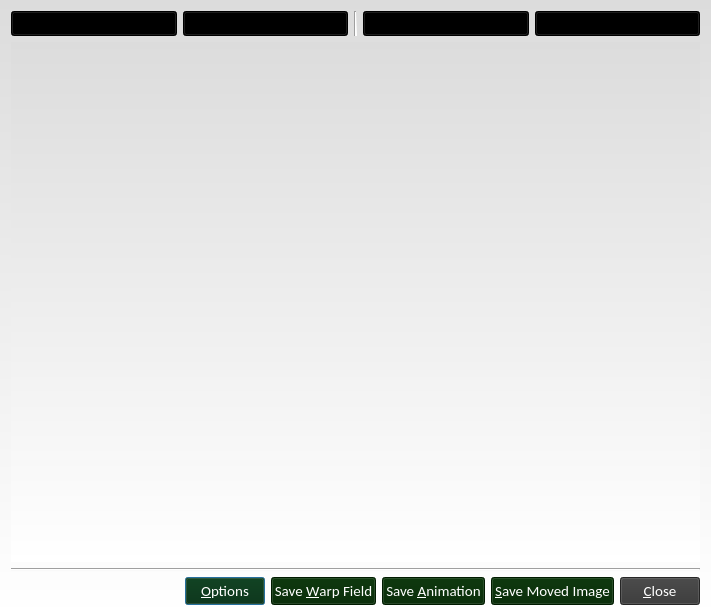
<?xml version="1.0" encoding="UTF-8"?>
<ui version="4.0">
 <class>ProstalignResults</class>
 <widget class="QDialog" name="ProstalignResults">
  <property name="geometry">
   <rect>
    <x>0</x>
    <y>0</y>
    <width>711</width>
    <height>616</height>
   </rect>
  </property>
  <property name="font">
   <font>
    <family>Calibri</family>
    <pointsize>10</pointsize>
   </font>
  </property>
  <property name="windowTitle">
   <string>Registration Results</string>
  </property>
  <property name="styleSheet">
   <string notr="true">background-color: qlineargradient(spread:pad, x1:0, y1:0, x2:0, y2:1, stop:0 rgba(220, 220, 220, 255), stop:1 rgba(255, 255, 255, 255));</string>
  </property>
  <layout class="QVBoxLayout" name="verticalLayout">
   <item>
    <layout class="QHBoxLayout" name="horizontalLayout">
     <item>
      <layout class="QVBoxLayout" name="verticalLayout_2">
       <item>
        <layout class="QHBoxLayout" name="horizontalLayout_3">
         <item>
          <widget class="QComboBox" name="leftImageComboBox">
           <property name="font">
            <font>
             <family>Calibri</family>
             <pointsize>10</pointsize>
            </font>
           </property>
           <property name="currentIndex">
            <number>3</number>
           </property>
           <item>
            <property name="text">
             <string>Fixed Image</string>
            </property>
           </item>
           <item>
            <property name="text">
             <string>Moving Image</string>
            </property>
           </item>
           <item>
            <property name="text">
             <string>Moved Image</string>
            </property>
           </item>
           <item>
            <property name="text">
             <string>(None)</string>
            </property>
           </item>
          </widget>
         </item>
         <item>
          <widget class="QComboBox" name="leftCheckerboardComboBox">
           <property name="font">
            <font>
             <family>Calibri</family>
             <pointsize>10</pointsize>
            </font>
           </property>
           <item>
            <property name="text">
             <string>No Checkerboard</string>
            </property>
           </item>
           <item>
            <property name="text">
             <string>Horizontal Checkerboard</string>
            </property>
           </item>
           <item>
            <property name="text">
             <string>Vertical Checkerboard</string>
            </property>
           </item>
           <item>
            <property name="text">
             <string>Combined Checkerboard</string>
            </property>
           </item>
          </widget>
         </item>
         <item>
          <widget class="Line" name="line">
           <property name="orientation">
            <enum>Qt::Vertical</enum>
           </property>
          </widget>
         </item>
         <item>
          <widget class="QComboBox" name="rightImageComboBox">
           <property name="font">
            <font>
             <family>Calibri</family>
             <pointsize>10</pointsize>
            </font>
           </property>
           <property name="currentIndex">
            <number>3</number>
           </property>
           <item>
            <property name="text">
             <string>Fixed Image</string>
            </property>
           </item>
           <item>
            <property name="text">
             <string>Moving Image</string>
            </property>
           </item>
           <item>
            <property name="text">
             <string>Moved Image</string>
            </property>
           </item>
           <item>
            <property name="text">
             <string>(None)</string>
            </property>
           </item>
          </widget>
         </item>
         <item>
          <widget class="QComboBox" name="rightCheckerboardComboBox">
           <property name="font">
            <font>
             <family>Calibri</family>
             <pointsize>10</pointsize>
            </font>
           </property>
           <item>
            <property name="text">
             <string>No Checkerboard</string>
            </property>
           </item>
           <item>
            <property name="text">
             <string>Horizontal Checkerboard</string>
            </property>
           </item>
           <item>
            <property name="text">
             <string>Vertical Checkerboard</string>
            </property>
           </item>
           <item>
            <property name="text">
             <string>Combined Checkerboard</string>
            </property>
           </item>
          </widget>
         </item>
        </layout>
       </item>
       <item>
        <widget class="QVTKWidget" name="resultsWidget" native="true">
         <property name="sizePolicy">
          <sizepolicy hsizetype="Preferred" vsizetype="Expanding">
           <horstretch>0</horstretch>
           <verstretch>0</verstretch>
          </sizepolicy>
         </property>
        </widget>
       </item>
      </layout>
     </item>
    </layout>
   </item>
   <item>
    <widget class="Line" name="line_2">
     <property name="orientation">
      <enum>Qt::Horizontal</enum>
     </property>
    </widget>
   </item>
   <item>
    <layout class="QHBoxLayout" name="m_ButtonHorizontalLayout">
     <item>
      <spacer name="horizontalSpacer">
       <property name="orientation">
        <enum>Qt::Horizontal</enum>
       </property>
       <property name="sizeHint" stdset="0">
        <size>
         <width>40</width>
         <height>20</height>
        </size>
       </property>
      </spacer>
     </item>
     <item>
      <widget class="QPushButton" name="pushButton">
       <property name="font">
        <font>
         <family>Calibri</family>
         <pointsize>11</pointsize>
        </font>
       </property>
       <property name="styleSheet">
        <string notr="true">background-color: rgb(0, 38, 0);
color: rgb(255, 255, 255);</string>
       </property>
       <property name="text">
        <string>&amp;Options</string>
       </property>
      </widget>
     </item>
     <item>
      <widget class="QPushButton" name="m_SaveWarpFieldButton">
       <property name="font">
        <font>
         <family>Calibri</family>
         <pointsize>11</pointsize>
        </font>
       </property>
       <property name="styleSheet">
        <string notr="true">background-color: rgb(0, 38, 0);
color: rgb(255, 255, 255);</string>
       </property>
       <property name="text">
        <string>Save &amp;Warp Field</string>
       </property>
      </widget>
     </item>
     <item>
      <widget class="QPushButton" name="m_SaveAnimationButton">
       <property name="font">
        <font>
         <family>Calibri</family>
         <pointsize>11</pointsize>
        </font>
       </property>
       <property name="styleSheet">
        <string notr="true">background-color: rgb(0, 38, 0);
color: rgb(255, 255, 255);</string>
       </property>
       <property name="text">
        <string>Save &amp;Animation</string>
       </property>
      </widget>
     </item>
     <item>
      <widget class="QPushButton" name="m_SaveMovedImageButton">
       <property name="font">
        <font>
         <family>Calibri</family>
         <pointsize>11</pointsize>
        </font>
       </property>
       <property name="styleSheet">
        <string notr="true">background-color: rgb(0, 38, 0);
color: rgb(255, 255, 255);</string>
       </property>
       <property name="text">
        <string>&amp;Save Moved Image</string>
       </property>
      </widget>
     </item>
     <item>
      <widget class="QPushButton" name="m_CloseButton">
       <property name="font">
        <font>
         <family>Calibri</family>
         <pointsize>11</pointsize>
        </font>
       </property>
       <property name="styleSheet">
        <string notr="true">background-color: rgb(53, 53, 53);
color: rgb(255, 255, 255);</string>
       </property>
       <property name="text">
        <string>&amp;Close</string>
       </property>
      </widget>
     </item>
    </layout>
   </item>
  </layout>
 </widget>
 <customwidgets>
  <customwidget>
   <class>QVTKWidget</class>
   <extends>QWidget</extends>
   <header>QVTKWidget.h</header>
  </customwidget>
 </customwidgets>
 <tabstops>
  <tabstop>leftImageComboBox</tabstop>
  <tabstop>leftCheckerboardComboBox</tabstop>
  <tabstop>rightImageComboBox</tabstop>
  <tabstop>rightCheckerboardComboBox</tabstop>
 </tabstops>
 <resources/>
 <connections>
  <connection>
   <sender>leftImageComboBox</sender>
   <signal>currentIndexChanged(QString)</signal>
   <receiver>ProstalignResults</receiver>
   <slot>SlotLeftImageComboChanged(QString)</slot>
   <hints>
    <hint type="sourcelabel">
     <x>79</x>
     <y>23</y>
    </hint>
    <hint type="destinationlabel">
     <x>94</x>
     <y>202</y>
    </hint>
   </hints>
  </connection>
  <connection>
   <sender>rightImageComboBox</sender>
   <signal>currentIndexChanged(QString)</signal>
   <receiver>ProstalignResults</receiver>
   <slot>SlotRightImageComboChanged(QString)</slot>
   <hints>
    <hint type="sourcelabel">
     <x>523</x>
     <y>30</y>
    </hint>
    <hint type="destinationlabel">
     <x>403</x>
     <y>75</y>
    </hint>
   </hints>
  </connection>
  <connection>
   <sender>leftCheckerboardComboBox</sender>
   <signal>currentIndexChanged(QString)</signal>
   <receiver>ProstalignResults</receiver>
   <slot>SlotLeftCheckerboardComboChanged(QString)</slot>
   <hints>
    <hint type="sourcelabel">
     <x>237</x>
     <y>22</y>
    </hint>
    <hint type="destinationlabel">
     <x>239</x>
     <y>166</y>
    </hint>
   </hints>
  </connection>
  <connection>
   <sender>rightCheckerboardComboBox</sender>
   <signal>currentIndexChanged(QString)</signal>
   <receiver>ProstalignResults</receiver>
   <slot>SlotRightCheckerboardComboChanged(QString)</slot>
   <hints>
    <hint type="sourcelabel">
     <x>698</x>
     <y>30</y>
    </hint>
    <hint type="destinationlabel">
     <x>517</x>
     <y>128</y>
    </hint>
   </hints>
  </connection>
  <connection>
   <sender>m_SaveAnimationButton</sender>
   <signal>clicked()</signal>
   <receiver>ProstalignResults</receiver>
   <slot>SlotSaveAnimation()</slot>
   <hints>
    <hint type="sourcelabel">
     <x>486</x>
     <y>605</y>
    </hint>
    <hint type="destinationlabel">
     <x>482</x>
     <y>492</y>
    </hint>
   </hints>
  </connection>
  <connection>
   <sender>m_CloseButton</sender>
   <signal>clicked()</signal>
   <receiver>ProstalignResults</receiver>
   <slot>accept()</slot>
   <hints>
    <hint type="sourcelabel">
     <x>700</x>
     <y>605</y>
    </hint>
    <hint type="destinationlabel">
     <x>656</x>
     <y>510</y>
    </hint>
   </hints>
  </connection>
  <connection>
   <sender>pushButton</sender>
   <signal>clicked()</signal>
   <receiver>ProstalignResults</receiver>
   <slot>SlotOptions()</slot>
   <hints>
    <hint type="sourcelabel">
     <x>280</x>
     <y>605</y>
    </hint>
    <hint type="destinationlabel">
     <x>281</x>
     <y>503</y>
    </hint>
   </hints>
  </connection>
  <connection>
   <sender>m_SaveMovedImageButton</sender>
   <signal>clicked()</signal>
   <receiver>ProstalignResults</receiver>
   <slot>SlotSaveMoved()</slot>
   <hints>
    <hint type="sourcelabel">
     <x>535</x>
     <y>593</y>
    </hint>
    <hint type="destinationlabel">
     <x>571</x>
     <y>465</y>
    </hint>
   </hints>
  </connection>
  <connection>
   <sender>m_SaveWarpFieldButton</sender>
   <signal>clicked()</signal>
   <receiver>ProstalignResults</receiver>
   <slot>SlotSaveWarpField()</slot>
   <hints>
    <hint type="sourcelabel">
     <x>349</x>
     <y>595</y>
    </hint>
    <hint type="destinationlabel">
     <x>366</x>
     <y>520</y>
    </hint>
   </hints>
  </connection>
 </connections>
 <slots>
  <slot>SlotLeftImageComboChanged(QString)</slot>
  <slot>SlotRightImageComboChanged(QString)</slot>
  <slot>SlotLeftCheckerboardComboChanged(QString)</slot>
  <slot>SlotRightCheckerboardComboChanged(QString)</slot>
  <slot>SlotSaveAnimation()</slot>
  <slot>SlotOptions()</slot>
  <slot>SlotSaveMoved()</slot>
  <slot>SlotSaveWarpField()</slot>
 </slots>
</ui>
